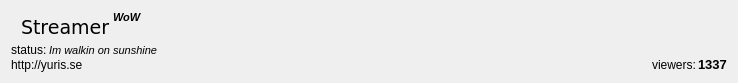
<?xml version="1.0" encoding="UTF-8"?>
<ui version="4.0">
 <class>StreamItemWidget</class>
 <widget class="QWidget" name="StreamItemWidget">
  <property name="enabled">
   <bool>true</bool>
  </property>
  <property name="geometry">
   <rect>
    <x>0</x>
    <y>0</y>
    <width>738</width>
    <height>83</height>
   </rect>
  </property>
  <property name="baseSize">
   <size>
    <width>0</width>
    <height>0</height>
   </size>
  </property>
  <property name="windowTitle">
   <string>Form</string>
  </property>
  <layout class="QVBoxLayout" name="verticalLayout">
   <property name="spacing">
    <number>0</number>
   </property>
   <item>
    <layout class="QHBoxLayout" name="horizontalLayout">
     <property name="spacing">
      <number>3</number>
     </property>
     <item>
      <widget class="QLabel" name="serviceIcon">
       <property name="maximumSize">
        <size>
         <width>25</width>
         <height>25</height>
        </size>
       </property>
       <property name="text">
        <string/>
       </property>
       <property name="pixmap">
        <pixmap resource="icons.qrc">:/icons/icons/twitchicon.png</pixmap>
       </property>
       <property name="scaledContents">
        <bool>true</bool>
       </property>
      </widget>
     </item>
     <item>
      <widget class="QLabel" name="streamerName">
       <property name="font">
        <font>
         <family>Verdana</family>
         <pointsize>14</pointsize>
        </font>
       </property>
       <property name="text">
        <string>Streamer</string>
       </property>
      </widget>
     </item>
     <item>
      <layout class="QVBoxLayout" name="verticalLayout_2">
       <property name="spacing">
        <number>0</number>
       </property>
       <property name="leftMargin">
        <number>0</number>
       </property>
       <item>
        <layout class="QHBoxLayout" name="horizontalLayout_4">
         <property name="topMargin">
          <number>0</number>
         </property>
         <item>
          <widget class="QLabel" name="gameText">
           <property name="font">
            <font>
             <pointsize>8</pointsize>
             <weight>75</weight>
             <italic>true</italic>
             <bold>true</bold>
            </font>
           </property>
           <property name="text">
            <string>WoW</string>
           </property>
          </widget>
         </item>
        </layout>
       </item>
       <item>
        <spacer name="verticalSpacer">
         <property name="orientation">
          <enum>Qt::Vertical</enum>
         </property>
         <property name="sizeHint" stdset="0">
          <size>
           <width>0</width>
           <height>5</height>
          </size>
         </property>
        </spacer>
       </item>
      </layout>
     </item>
     <item>
      <spacer name="horizontalSpacer_5">
       <property name="orientation">
        <enum>Qt::Horizontal</enum>
       </property>
       <property name="sizeHint" stdset="0">
        <size>
         <width>40</width>
         <height>0</height>
        </size>
       </property>
      </spacer>
     </item>
     <item>
      <widget class="QPushButton" name="playStreamButton">
       <property name="minimumSize">
        <size>
         <width>20</width>
         <height>20</height>
        </size>
       </property>
       <property name="maximumSize">
        <size>
         <width>50</width>
         <height>50</height>
        </size>
       </property>
       <property name="text">
        <string/>
       </property>
       <property name="icon">
        <iconset>
         <normalon>:/icons/icons/play.png</normalon>
        </iconset>
       </property>
       <property name="iconSize">
        <size>
         <width>20</width>
         <height>20</height>
        </size>
       </property>
       <property name="default">
        <bool>false</bool>
       </property>
       <property name="flat">
        <bool>true</bool>
       </property>
      </widget>
     </item>
     <item>
      <widget class="QPushButton" name="previewStreamButton">
       <property name="text">
        <string/>
       </property>
       <property name="icon">
        <iconset resource="icons.qrc">
         <normaloff>:/icons/icons/infoIcon.png</normaloff>:/icons/icons/infoIcon.png</iconset>
       </property>
       <property name="iconSize">
        <size>
         <width>20</width>
         <height>20</height>
        </size>
       </property>
       <property name="flat">
        <bool>true</bool>
       </property>
      </widget>
     </item>
    </layout>
   </item>
   <item>
    <layout class="QHBoxLayout" name="horizontalLayout_3">
     <property name="spacing">
      <number>2</number>
     </property>
     <property name="topMargin">
      <number>0</number>
     </property>
     <item>
      <widget class="QLabel" name="label_3">
       <property name="text">
        <string>status:</string>
       </property>
      </widget>
     </item>
     <item>
      <widget class="QLabel" name="statusText">
       <property name="maximumSize">
        <size>
         <width>200</width>
         <height>16777215</height>
        </size>
       </property>
       <property name="font">
        <font>
         <pointsize>8</pointsize>
         <italic>true</italic>
         <underline>false</underline>
         <strikeout>false</strikeout>
        </font>
       </property>
       <property name="text">
        <string>Im walkin on sunshine</string>
       </property>
       <property name="textFormat">
        <enum>Qt::PlainText</enum>
       </property>
       <property name="scaledContents">
        <bool>false</bool>
       </property>
      </widget>
     </item>
     <item>
      <spacer name="horizontalSpacer_3">
       <property name="orientation">
        <enum>Qt::Horizontal</enum>
       </property>
       <property name="sizeHint" stdset="0">
        <size>
         <width>40</width>
         <height>0</height>
        </size>
       </property>
      </spacer>
     </item>
    </layout>
   </item>
   <item>
    <layout class="QHBoxLayout" name="horizontalLayout_2">
     <property name="spacing">
      <number>2</number>
     </property>
     <item>
      <widget class="QLabel" name="urlText">
       <property name="text">
        <string>http://yuris.se</string>
       </property>
      </widget>
     </item>
     <item>
      <spacer name="horizontalSpacer_2">
       <property name="orientation">
        <enum>Qt::Horizontal</enum>
       </property>
       <property name="sizeHint" stdset="0">
        <size>
         <width>40</width>
         <height>0</height>
        </size>
       </property>
      </spacer>
     </item>
     <item>
      <widget class="QLabel" name="label">
       <property name="text">
        <string>viewers:</string>
       </property>
      </widget>
     </item>
     <item>
      <widget class="QLabel" name="viewersText">
       <property name="font">
        <font>
         <pointsize>10</pointsize>
         <weight>75</weight>
         <italic>false</italic>
         <bold>true</bold>
        </font>
       </property>
       <property name="text">
        <string>1337</string>
       </property>
      </widget>
     </item>
    </layout>
   </item>
  </layout>
 </widget>
 <resources>
  <include location="icons.qrc"/>
 </resources>
 <connections/>
 <slots>
  <signal>play(QString)</signal>
 </slots>
</ui>
